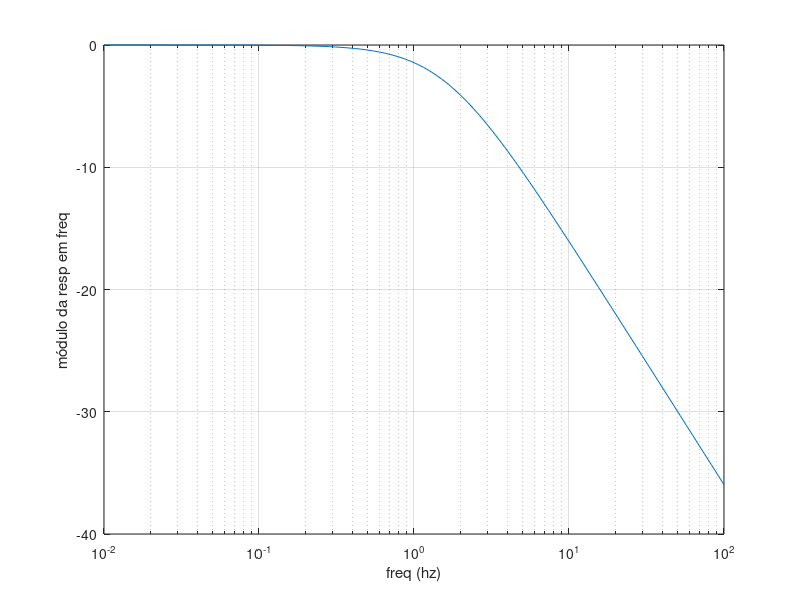
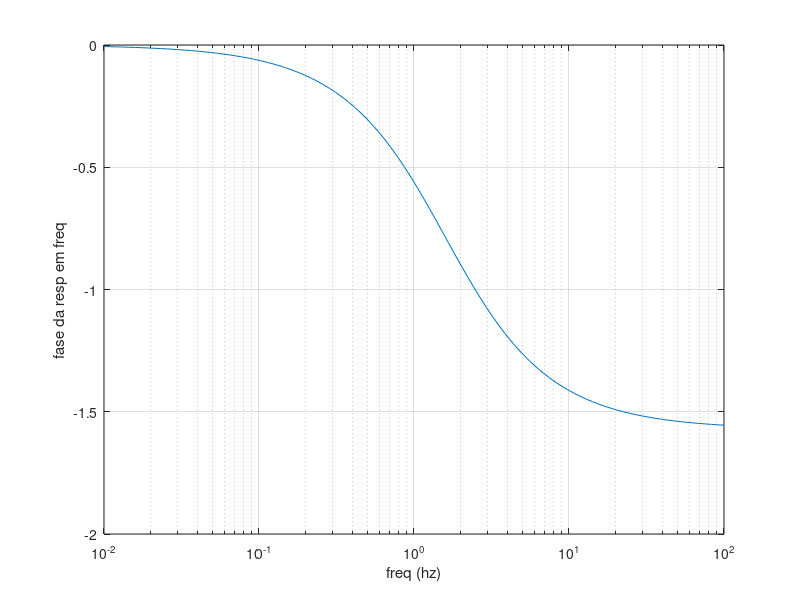

Here is the MATLAB script that generated these plots, in order:
clear all;
clc;

% resposta em frequencia

%f = 0:0.1:100;
f = logspace(-2,2,100)

w = 2*pi*f;

% modulo

Hm = 20*log10(1./sqrt(1+0.01*(w.^2)));
%Hm = 1./sqrt(1+0.01*(w.^2));

Hf = atan(-0.1*w);

figure
semilogx(f, Hm)
ylabel('módulo da resp em freq')
xlabel('freq (hz)')
grid on

figure
semilogx(f, Hf)
ylabel('fase da resp em freq')
xlabel('freq (hz)')
grid on
